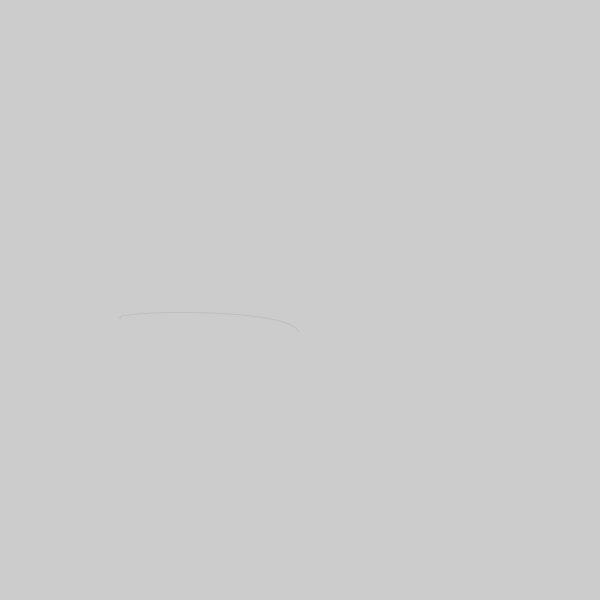
Frame 1 (no input)
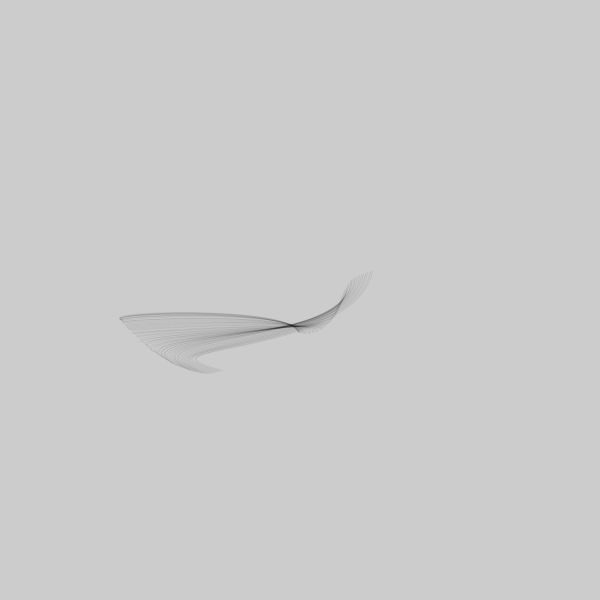
Frame 60 (the mouse pressed at the canvas centre just before this capture)
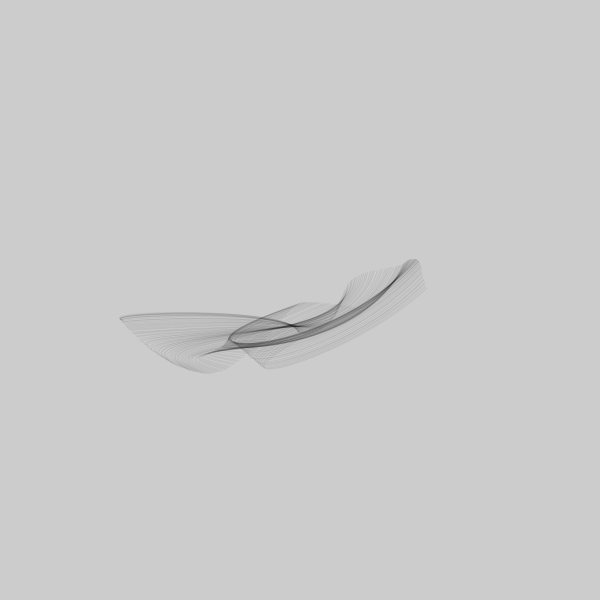
Frame 120 (the mouse held since frame 60 and released just before this capture)

The Processing sketch that drew these frames (run headless with seeded random() and noise(); from frame 60 on, the mouse is pressed at the canvas centre):

// Processing sketch: perlinNoiseBezier
// ── perlinNoiseBezier.pde
float t;

void setup(){
  
  size(600,600);
  t = 0 ;
  noFill();
  stroke(0,18);

}

void draw(){
  //background(255);
 
 //bezier(20, 20, mouseX, mouseY, mouseY, mouseX, 500, 300);
  
  float x1 = width * noise(t + 15);
  float x2 = width * noise(t + 25);
  float x3 = width * noise(t + 35);
  float x4 = width * noise(t + 45);
  float y1 = height * noise(t + 55);
  float y2 = height * noise(t + 65);
  float y3 = height * noise(t + 75);
  float y4 = height * noise(t + 85);

  bezier(x1, y1, x2, y2, x3, y3, x4, y4);
  
  t += 0.005;

}
